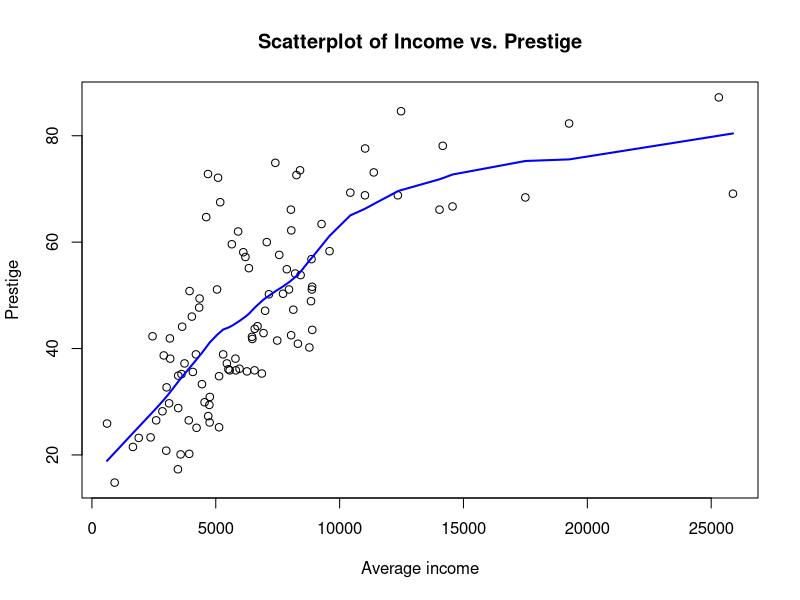
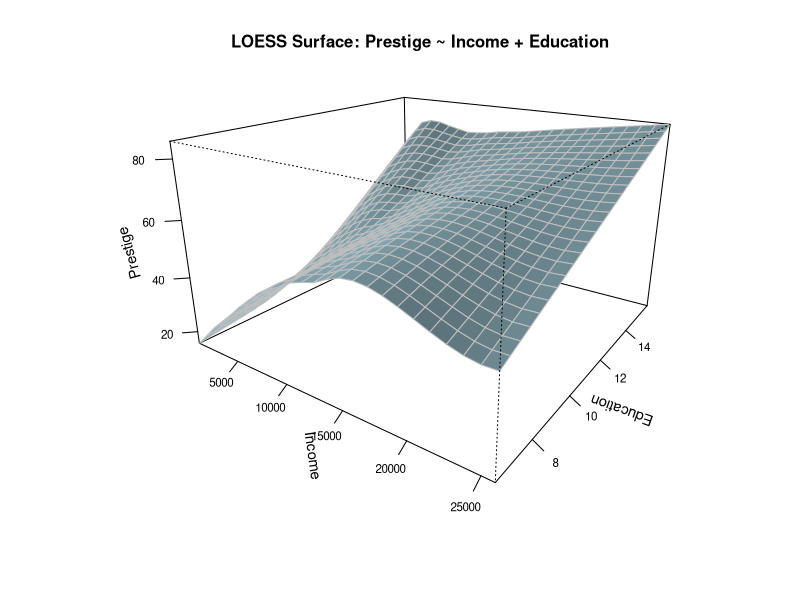

The R script that drew these images, in order:
# Load the 'car' package which contains the 'Prestige' dataset
library(car)

# Load the 'Prestige' dataset into the workspace
data(Prestige)

# Attach the dataset so its variables can be accessed directly
attach(Prestige)

# ----------------------------------------------------------
# 1. Scatterplot with Lowess (Locally Weighted Smoothing Line)
# ----------------------------------------------------------

# Plot income vs. prestige to explore their relationship
plot(income, prestige, 
     xlab = "Average income", 
     ylab = "Prestige", 
     main = "Scatterplot of Income vs. Prestige")

# Add a smoothed line using lowess with a smoothing factor (span) of 0.5 and no iterations
lines(lowess(income, prestige, f = 0.5, iter = 0), 
      lwd = 2, 
      col = "blue")

# ----------------------------------------------------------
# 2. Fit a Multiple LOESS Model (prestige ~ income + education)
# ----------------------------------------------------------

# Fit a LOESS model using income and education to predict prestige
# span = 0.5 controls the degree of smoothing
# degree = 1 specifies a locally linear fit
mod.lo <- loess(prestige ~ income + education, 
                span = 0.5, 
                degree = 1)

# Print a summary of the LOESS model
summary(mod.lo)

# ----------------------------------------------------------
# 3. Create a Grid for Visualization
# ----------------------------------------------------------

# Create sequences of values for income and education
inc <- seq(min(income), max(income), length.out = 25)
edu <- seq(min(education), max(education), length.out = 25)

# Generate all combinations of income and education values
newdata <- expand.grid(income = inc, education = edu)

# Predict prestige values for each (income, education) pair
fit.prestige <- matrix(predict(mod.lo, newdata), 
                       nrow = 25, 
                       ncol = 25)

# ----------------------------------------------------------
# 4. 3D Surface Plot of the LOESS Fit
# ----------------------------------------------------------

# Plot the predicted surface of prestige as a function of income and education
persp(inc, edu, fit.prestige,
      theta = 35,         # Rotation angle for better spacing
      phi = 20,           # Elevation angle to avoid label overlap
      ticktype = 'detailed', 
      xlab = "Income", 
      ylab = "Education", 
      zlab = "Prestige", 
      col = "lightblue",
      border = "grey",
      expand = 0.6,        # Slight scaling to prevent cramping
      shade = 0.5,
      cex.lab = 0.9,       # Slightly smaller axis labels
      cex.axis = 0.7,      # Smaller tick values
      main = "LOESS Surface: Prestige ~ Income + Education",
      cex.main = 1)        # Main title size

# ----------------------------------------------------------
# 5. Compare with a Simpler LOESS Model (prestige ~ income only)
# ----------------------------------------------------------

# Fit another LOESS model using only income as predictor
mod.lo1 <- loess(prestige ~ income, 
                 span = 0.5, 
                 degree = 1)

# Compare the two models using ANOVA
# This tests whether adding 'education' significantly improves the model
anova(mod.lo, mod.lo1)
